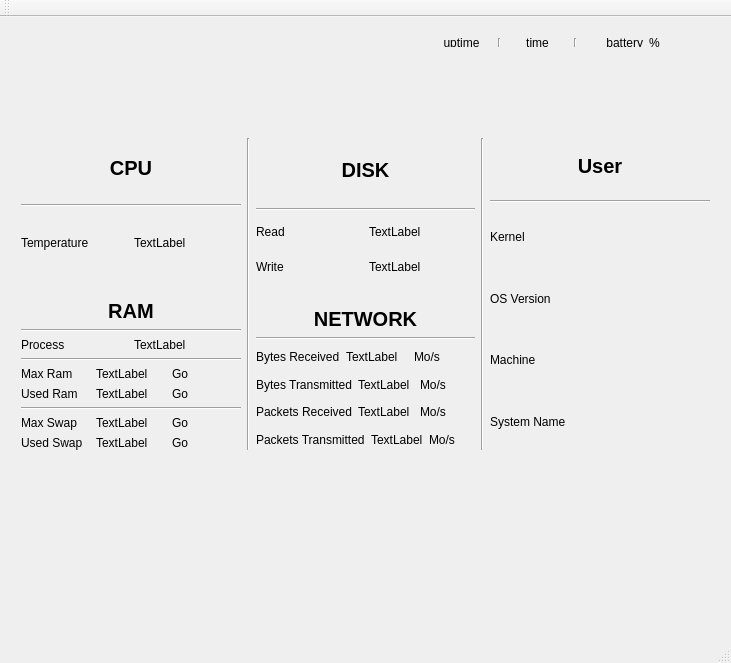
<?xml version="1.0" encoding="UTF-8"?>
<ui version="4.0">
 <class>MainWindow</class>
 <widget class="QMainWindow" name="MainWindow">
  <property name="geometry">
   <rect>
    <x>0</x>
    <y>0</y>
    <width>731</width>
    <height>663</height>
   </rect>
  </property>
  <property name="windowTitle">
   <string>MainWindow</string>
  </property>
  <widget class="QWidget" name="centralWidget">
   <widget class="QWidget" name="horizontalLayoutWidget">
    <property name="geometry">
     <rect>
      <x>420</x>
      <y>10</y>
      <width>301</width>
      <height>31</height>
     </rect>
    </property>
    <layout class="QHBoxLayout" name="TimeLayout">
     <item>
      <widget class="QLabel" name="upTimeValue">
       <property name="text">
        <string>uptime</string>
       </property>
       <property name="alignment">
        <set>Qt::AlignCenter</set>
       </property>
      </widget>
     </item>
     <item>
      <widget class="Line" name="line">
       <property name="orientation">
        <enum>Qt::Vertical</enum>
       </property>
      </widget>
     </item>
     <item>
      <widget class="QLabel" name="timeValue">
       <property name="text">
        <string>time</string>
       </property>
       <property name="alignment">
        <set>Qt::AlignCenter</set>
       </property>
      </widget>
     </item>
     <item>
      <widget class="Line" name="line_2">
       <property name="orientation">
        <enum>Qt::Vertical</enum>
       </property>
      </widget>
     </item>
     <item>
      <widget class="QLabel" name="batteryValue">
       <property name="lineWidth">
        <number>0</number>
       </property>
       <property name="text">
        <string>battery</string>
       </property>
       <property name="alignment">
        <set>Qt::AlignRight|Qt::AlignTrailing|Qt::AlignVCenter</set>
       </property>
      </widget>
     </item>
     <item>
      <widget class="QLabel" name="batteryPercent">
       <property name="text">
        <string>%</string>
       </property>
      </widget>
     </item>
    </layout>
   </widget>
   <widget class="QWidget" name="horizontalLayoutWidget_2">
    <property name="geometry">
     <rect>
      <x>10</x>
      <y>110</y>
      <width>711</width>
      <height>334</height>
     </rect>
    </property>
    <layout class="QHBoxLayout" name="BOX">
     <item>
      <layout class="QVBoxLayout" name="CpuRamLayout">
       <item>
        <layout class="QVBoxLayout" name="CPUMODULE">
         <item>
          <widget class="QLabel" name="CPUModuleLabel">
           <property name="font">
            <font>
             <pointsize>15</pointsize>
             <weight>75</weight>
             <bold>true</bold>
            </font>
           </property>
           <property name="text">
            <string>CPU</string>
           </property>
           <property name="alignment">
            <set>Qt::AlignCenter</set>
           </property>
           <property name="buddy">
            <cstring></cstring>
           </property>
          </widget>
         </item>
         <item>
          <widget class="Line" name="CpuSep">
           <property name="orientation">
            <enum>Qt::Horizontal</enum>
           </property>
          </widget>
         </item>
         <item>
          <layout class="QHBoxLayout" name="horizontalLayout_12">
           <item>
            <widget class="QLabel" name="label_11">
             <property name="text">
              <string>Temperature</string>
             </property>
            </widget>
           </item>
           <item>
            <widget class="QLabel" name="cputemp">
             <property name="text">
              <string>TextLabel</string>
             </property>
            </widget>
           </item>
          </layout>
         </item>
         <item>
          <layout class="QVBoxLayout" name="cpuInsert"/>
         </item>
        </layout>
       </item>
       <item>
        <spacer name="verticalSpacer">
         <property name="orientation">
          <enum>Qt::Vertical</enum>
         </property>
         <property name="sizeType">
          <enum>QSizePolicy::Fixed</enum>
         </property>
         <property name="sizeHint" stdset="0">
          <size>
           <width>0</width>
           <height>20</height>
          </size>
         </property>
        </spacer>
       </item>
       <item>
        <layout class="QVBoxLayout" name="RAMMODULE">
         <item>
          <widget class="QLabel" name="RAMModuleLabel">
           <property name="font">
            <font>
             <pointsize>15</pointsize>
             <weight>75</weight>
             <bold>true</bold>
            </font>
           </property>
           <property name="text">
            <string>RAM</string>
           </property>
           <property name="alignment">
            <set>Qt::AlignCenter</set>
           </property>
           <property name="buddy">
            <cstring></cstring>
           </property>
          </widget>
         </item>
         <item>
          <widget class="Line" name="line_3">
           <property name="orientation">
            <enum>Qt::Horizontal</enum>
           </property>
          </widget>
         </item>
         <item>
          <layout class="QVBoxLayout" name="ramInsert_6">
           <item>
            <layout class="QHBoxLayout" name="horizontalLayout_5">
             <item>
              <widget class="QLabel" name="maxramlabel_5">
               <property name="text">
                <string>Process</string>
               </property>
              </widget>
             </item>
             <item>
              <widget class="QLabel" name="processVal">
               <property name="text">
                <string>TextLabel</string>
               </property>
              </widget>
             </item>
            </layout>
           </item>
          </layout>
         </item>
         <item>
          <widget class="Line" name="line_7">
           <property name="orientation">
            <enum>Qt::Horizontal</enum>
           </property>
          </widget>
         </item>
         <item>
          <layout class="QVBoxLayout" name="ramInsert">
           <item>
            <layout class="QHBoxLayout" name="horizontalLayout">
             <item>
              <widget class="QLabel" name="maxramlabel">
               <property name="text">
                <string>Max Ram</string>
               </property>
              </widget>
             </item>
             <item>
              <widget class="QLabel" name="maxramVal">
               <property name="text">
                <string>TextLabel</string>
               </property>
              </widget>
             </item>
             <item>
              <widget class="QLabel" name="label">
               <property name="text">
                <string>Go</string>
               </property>
              </widget>
             </item>
            </layout>
           </item>
          </layout>
         </item>
         <item>
          <layout class="QVBoxLayout" name="ramInsert_3">
           <item>
            <layout class="QHBoxLayout" name="horizontalLayout_2">
             <item>
              <widget class="QLabel" name="maxramlabel_2">
               <property name="text">
                <string>Used Ram</string>
               </property>
              </widget>
             </item>
             <item>
              <widget class="QLabel" name="usedramVal">
               <property name="text">
                <string>TextLabel</string>
               </property>
              </widget>
             </item>
             <item>
              <widget class="QLabel" name="label_2">
               <property name="text">
                <string>Go</string>
               </property>
              </widget>
             </item>
            </layout>
           </item>
          </layout>
         </item>
         <item>
          <widget class="Line" name="line_8">
           <property name="orientation">
            <enum>Qt::Horizontal</enum>
           </property>
          </widget>
         </item>
         <item>
          <layout class="QVBoxLayout" name="ramInsert_4">
           <item>
            <layout class="QHBoxLayout" name="horizontalLayout_3">
             <item>
              <widget class="QLabel" name="maxramlabel_3">
               <property name="text">
                <string>Max Swap</string>
               </property>
              </widget>
             </item>
             <item>
              <widget class="QLabel" name="maxswapVal">
               <property name="text">
                <string>TextLabel</string>
               </property>
              </widget>
             </item>
             <item>
              <widget class="QLabel" name="label_3">
               <property name="text">
                <string>Go</string>
               </property>
              </widget>
             </item>
            </layout>
           </item>
          </layout>
         </item>
         <item>
          <layout class="QVBoxLayout" name="ramInsert_5">
           <item>
            <layout class="QHBoxLayout" name="horizontalLayout_4">
             <item>
              <widget class="QLabel" name="maxramlabel_4">
               <property name="text">
                <string>Used Swap</string>
               </property>
              </widget>
             </item>
             <item>
              <widget class="QLabel" name="usedswapVal">
               <property name="text">
                <string>TextLabel</string>
               </property>
              </widget>
             </item>
             <item>
              <widget class="QLabel" name="label_4">
               <property name="text">
                <string>Go</string>
               </property>
              </widget>
             </item>
            </layout>
           </item>
          </layout>
         </item>
        </layout>
       </item>
      </layout>
     </item>
     <item>
      <widget class="Line" name="line_4">
       <property name="orientation">
        <enum>Qt::Vertical</enum>
       </property>
      </widget>
     </item>
     <item>
      <layout class="QVBoxLayout" name="DISKNETW">
       <item>
        <layout class="QVBoxLayout" name="CPUMODULE_2">
         <item>
          <widget class="QLabel" name="CPUModuleLabel_2">
           <property name="font">
            <font>
             <pointsize>15</pointsize>
             <weight>75</weight>
             <bold>true</bold>
            </font>
           </property>
           <property name="text">
            <string>DISK</string>
           </property>
           <property name="alignment">
            <set>Qt::AlignCenter</set>
           </property>
           <property name="buddy">
            <cstring></cstring>
           </property>
          </widget>
         </item>
         <item>
          <widget class="Line" name="CpuSep_2">
           <property name="orientation">
            <enum>Qt::Horizontal</enum>
           </property>
          </widget>
         </item>
         <item>
          <layout class="QVBoxLayout" name="cpuInsert_2">
           <item>
            <layout class="QHBoxLayout" name="horizontalLayout_6">
             <item>
              <widget class="QLabel" name="label_5">
               <property name="text">
                <string>Read</string>
               </property>
              </widget>
             </item>
             <item>
              <widget class="QLabel" name="readVal">
               <property name="text">
                <string>TextLabel</string>
               </property>
              </widget>
             </item>
            </layout>
           </item>
           <item>
            <layout class="QVBoxLayout" name="cpuInsert_3">
             <item>
              <layout class="QHBoxLayout" name="horizontalLayout_7">
               <item>
                <widget class="QLabel" name="label_6">
                 <property name="text">
                  <string>Write</string>
                 </property>
                </widget>
               </item>
               <item>
                <widget class="QLabel" name="writeVal">
                 <property name="text">
                  <string>TextLabel</string>
                 </property>
                </widget>
               </item>
              </layout>
             </item>
            </layout>
           </item>
          </layout>
         </item>
        </layout>
       </item>
       <item>
        <spacer name="verticalSpacer_2">
         <property name="orientation">
          <enum>Qt::Vertical</enum>
         </property>
         <property name="sizeType">
          <enum>QSizePolicy::Fixed</enum>
         </property>
         <property name="sizeHint" stdset="0">
          <size>
           <width>0</width>
           <height>20</height>
          </size>
         </property>
        </spacer>
       </item>
       <item>
        <layout class="QVBoxLayout" name="RAMMODULE_2">
         <item>
          <widget class="QLabel" name="RAMModuleLabel_2">
           <property name="font">
            <font>
             <pointsize>15</pointsize>
             <weight>75</weight>
             <bold>true</bold>
            </font>
           </property>
           <property name="text">
            <string>NETWORK</string>
           </property>
           <property name="alignment">
            <set>Qt::AlignCenter</set>
           </property>
           <property name="buddy">
            <cstring></cstring>
           </property>
          </widget>
         </item>
         <item>
          <widget class="Line" name="line_5">
           <property name="orientation">
            <enum>Qt::Horizontal</enum>
           </property>
          </widget>
         </item>
         <item>
          <layout class="QVBoxLayout" name="ramInsert_2">
           <item>
            <layout class="QHBoxLayout" name="horizontalLayout_8">
             <item>
              <widget class="QLabel" name="label_7">
               <property name="text">
                <string>Bytes Received</string>
               </property>
              </widget>
             </item>
             <item>
              <widget class="QLabel" name="breceivedVal">
               <property name="text">
                <string>TextLabel</string>
               </property>
              </widget>
             </item>
             <item>
              <widget class="QLabel" name="label_12">
               <property name="text">
                <string>Mo/s</string>
               </property>
              </widget>
             </item>
            </layout>
           </item>
          </layout>
         </item>
         <item>
          <layout class="QHBoxLayout" name="horizontalLayout_9">
           <item>
            <widget class="QLabel" name="label_8">
             <property name="text">
              <string>Bytes Transmitted</string>
             </property>
            </widget>
           </item>
           <item>
            <widget class="QLabel" name="btransmittedVal">
             <property name="text">
              <string>TextLabel</string>
             </property>
            </widget>
           </item>
           <item>
            <widget class="QLabel" name="breceivedVal_2">
             <property name="text">
              <string>Mo/s</string>
             </property>
            </widget>
           </item>
          </layout>
         </item>
         <item>
          <layout class="QHBoxLayout" name="horizontalLayout_10">
           <item>
            <widget class="QLabel" name="label_9">
             <property name="text">
              <string>Packets Received</string>
             </property>
            </widget>
           </item>
           <item>
            <widget class="QLabel" name="preceivedVal">
             <property name="text">
              <string>TextLabel</string>
             </property>
            </widget>
           </item>
           <item>
            <widget class="QLabel" name="breceivedVal_3">
             <property name="text">
              <string>Mo/s</string>
             </property>
            </widget>
           </item>
          </layout>
         </item>
         <item>
          <layout class="QHBoxLayout" name="horizontalLayout_11">
           <item>
            <widget class="QLabel" name="label_10">
             <property name="text">
              <string>Packets Transmitted</string>
             </property>
            </widget>
           </item>
           <item>
            <widget class="QLabel" name="ptransmittedVal">
             <property name="text">
              <string>TextLabel</string>
             </property>
            </widget>
           </item>
           <item>
            <widget class="QLabel" name="breceivedVal_4">
             <property name="text">
              <string>Mo/s</string>
             </property>
            </widget>
           </item>
          </layout>
         </item>
        </layout>
       </item>
      </layout>
     </item>
     <item>
      <widget class="Line" name="line_6">
       <property name="orientation">
        <enum>Qt::Vertical</enum>
       </property>
      </widget>
     </item>
     <item>
      <layout class="QVBoxLayout" name="USERMODULE">
       <item>
        <widget class="QLabel" name="DiskModuleLabel_2">
         <property name="font">
          <font>
           <pointsize>15</pointsize>
           <weight>75</weight>
           <bold>true</bold>
          </font>
         </property>
         <property name="text">
          <string>User</string>
         </property>
         <property name="alignment">
          <set>Qt::AlignCenter</set>
         </property>
         <property name="buddy">
          <cstring></cstring>
         </property>
        </widget>
       </item>
       <item>
        <widget class="Line" name="DiskSep_2">
         <property name="orientation">
          <enum>Qt::Horizontal</enum>
         </property>
        </widget>
       </item>
       <item>
        <layout class="QHBoxLayout" name="userItemLayout">
         <item>
          <widget class="QLabel" name="kernel">
           <property name="text">
            <string>Kernel</string>
           </property>
          </widget>
         </item>
         <item>
          <widget class="QLabel" name="kernelValue">
           <property name="text">
            <string/>
           </property>
          </widget>
         </item>
        </layout>
       </item>
       <item>
        <layout class="QHBoxLayout" name="rowUserLayout2">
         <item>
          <widget class="QLabel" name="kernel_2">
           <property name="text">
            <string>OS Version</string>
           </property>
          </widget>
         </item>
         <item>
          <widget class="QLabel" name="osversionValue">
           <property name="maximumSize">
            <size>
             <width>150</width>
             <height>150</height>
            </size>
           </property>
           <property name="text">
            <string/>
           </property>
          </widget>
         </item>
        </layout>
       </item>
       <item>
        <layout class="QHBoxLayout" name="rowUserLayout3">
         <item>
          <widget class="QLabel" name="machine">
           <property name="text">
            <string>Machine</string>
           </property>
          </widget>
         </item>
         <item>
          <widget class="QLabel" name="machineValue">
           <property name="text">
            <string/>
           </property>
          </widget>
         </item>
        </layout>
       </item>
       <item>
        <layout class="QHBoxLayout" name="rowLayoutDisk_2">
         <item>
          <widget class="QLabel" name="sysName">
           <property name="text">
            <string>System Name</string>
           </property>
          </widget>
         </item>
         <item>
          <widget class="QLabel" name="sysNameValue">
           <property name="text">
            <string/>
           </property>
          </widget>
         </item>
        </layout>
       </item>
      </layout>
     </item>
    </layout>
   </widget>
  </widget>
  <widget class="QMenuBar" name="menuBar">
   <property name="geometry">
    <rect>
     <x>0</x>
     <y>0</y>
     <width>731</width>
     <height>22</height>
    </rect>
   </property>
  </widget>
  <widget class="QToolBar" name="mainToolBar">
   <attribute name="toolBarArea">
    <enum>TopToolBarArea</enum>
   </attribute>
   <attribute name="toolBarBreak">
    <bool>false</bool>
   </attribute>
  </widget>
  <widget class="QStatusBar" name="statusBar"/>
 </widget>
 <layoutdefault spacing="6" margin="11"/>
 <resources/>
 <connections/>
</ui>
